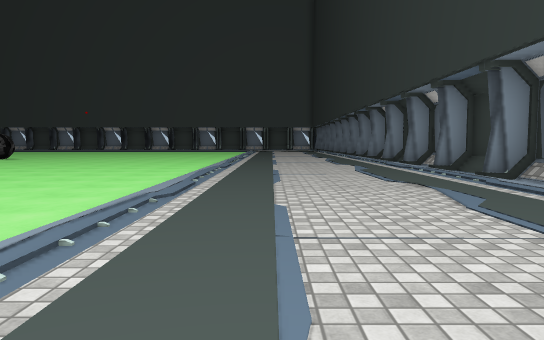
view 1 (above)

24 first-person views from a walk through a Unity game level. The camera is 1.2 m above the floor, tilts 4° down and sees 70° across. The floor is counted in squares, 2 m on a side. Each view is taken from the middle of a square. On the plan, view 1 faces up. The plan holds only what a view shows up to about 11 squares ahead; the rest is blank. The place goes on beyond the plan. The player is left out. Some surface patterns are stand-ins.

view 2
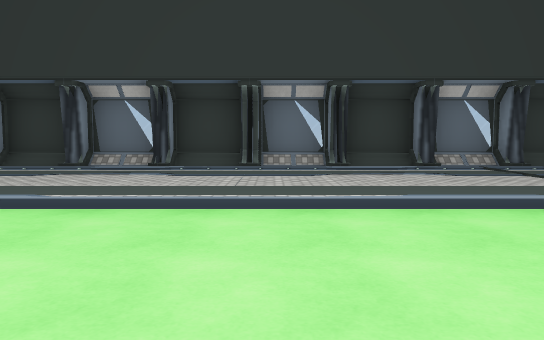

view 3
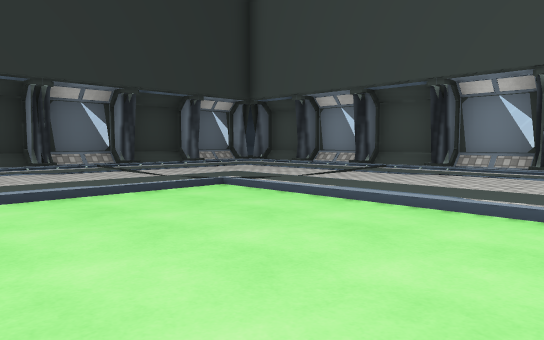

view 4
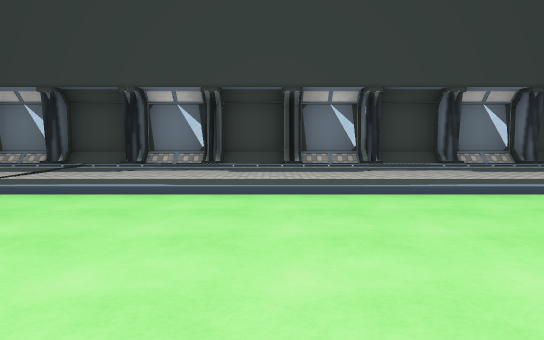

view 5
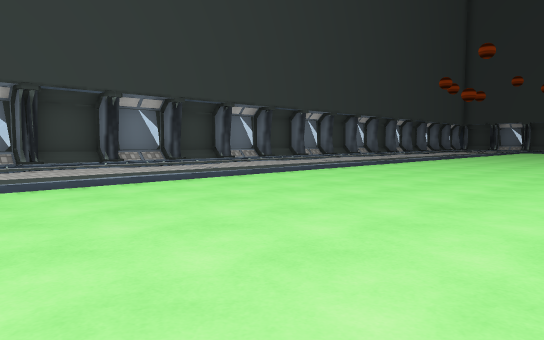

view 6
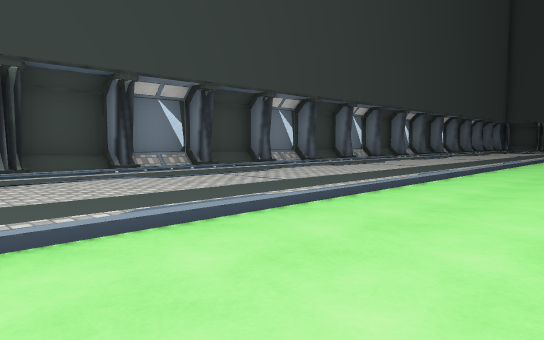

view 7
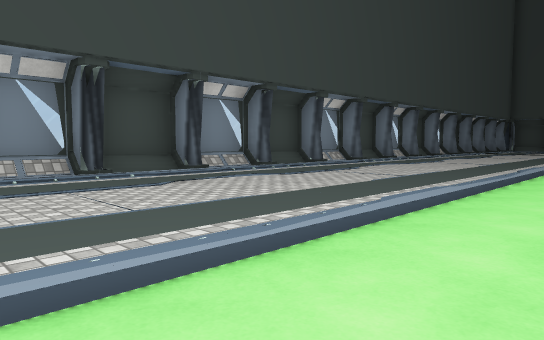

view 8
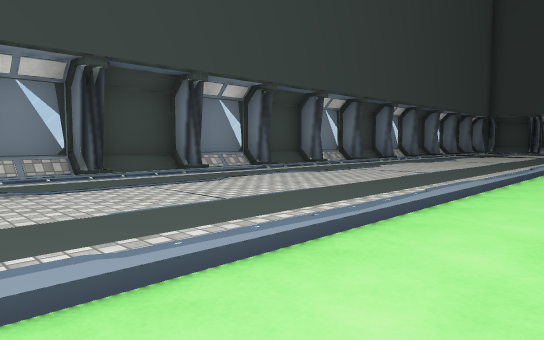

view 9
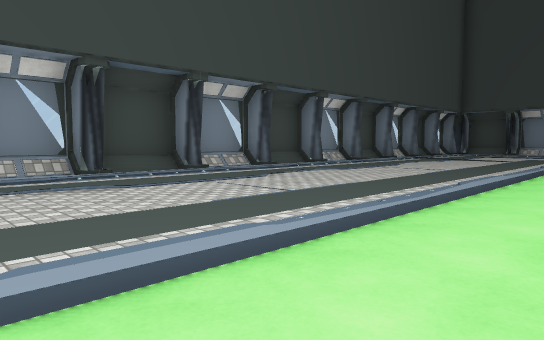

view 10
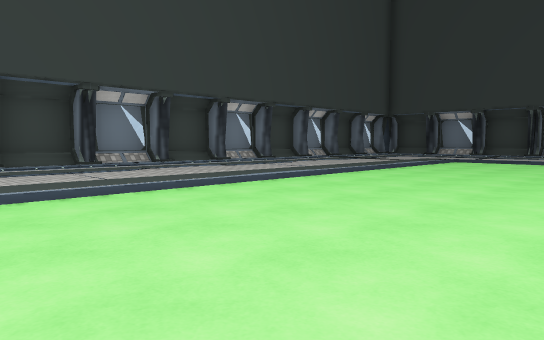

view 11
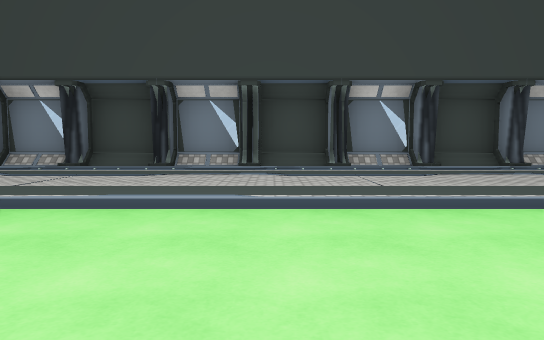

view 12
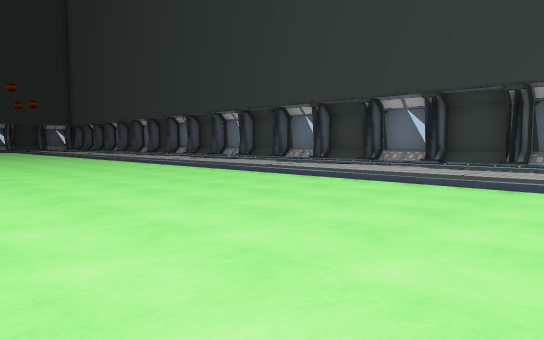

view 13
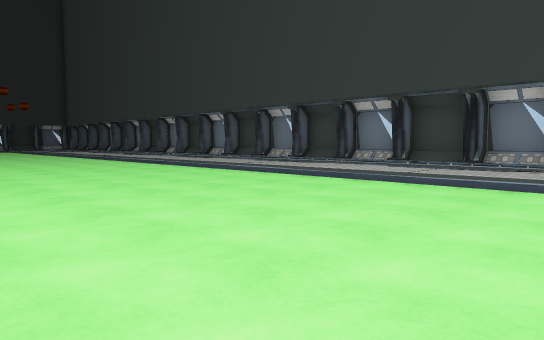

view 14
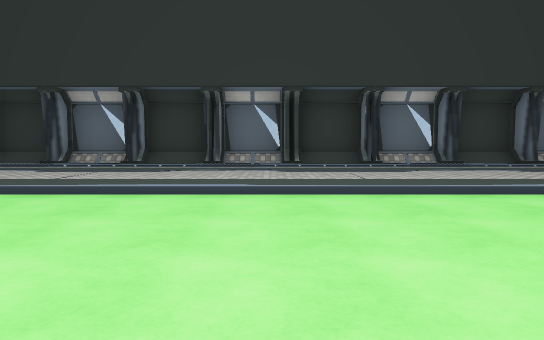

view 15
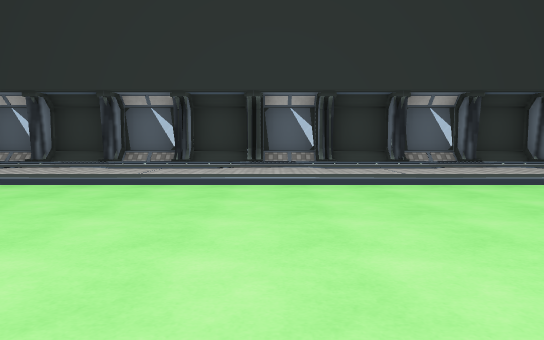

view 16
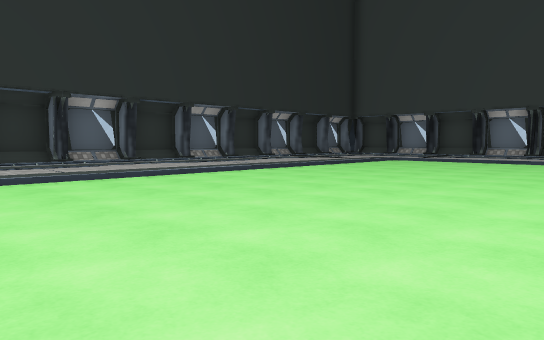

view 17
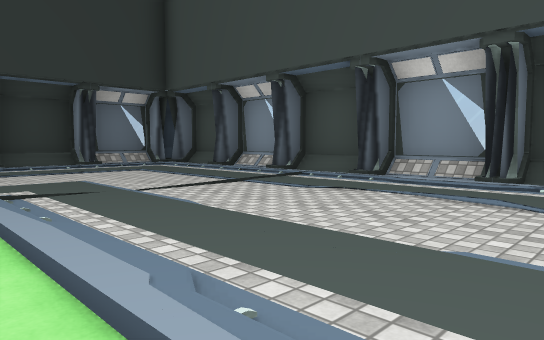

view 18
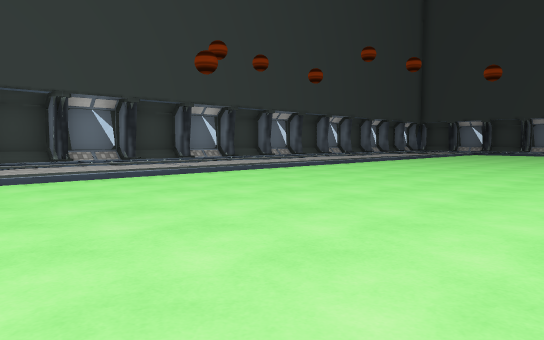

view 19
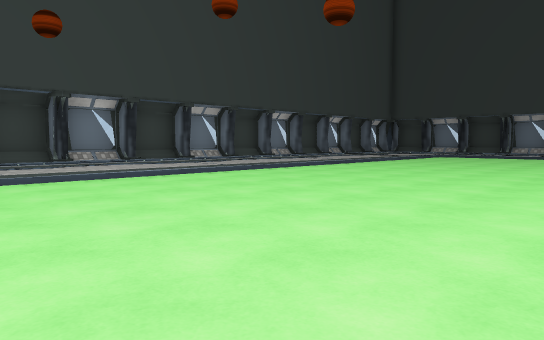

view 20
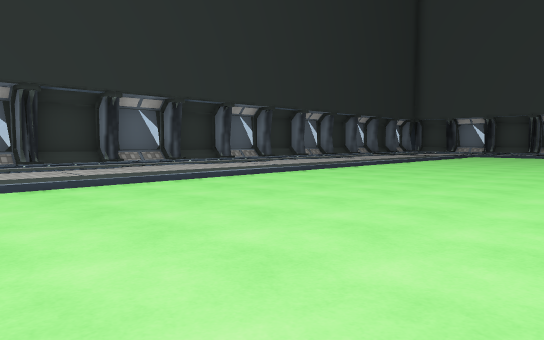

view 21
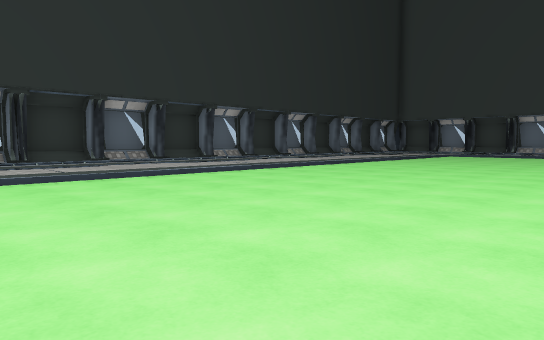

view 22
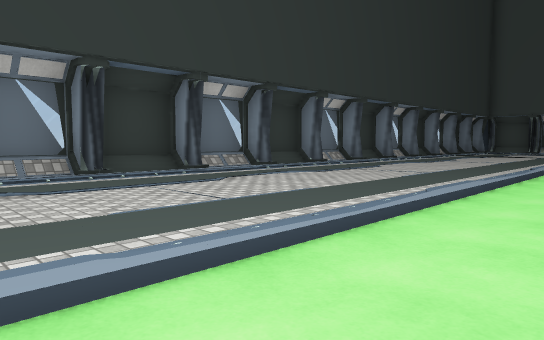

view 23
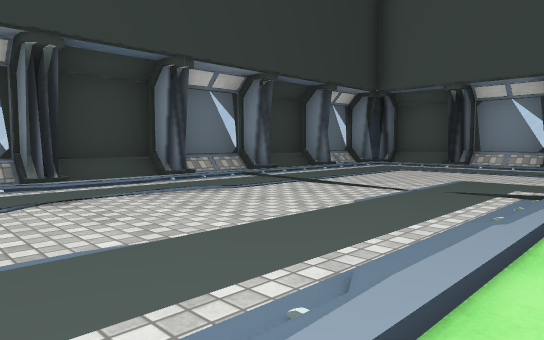

view 24
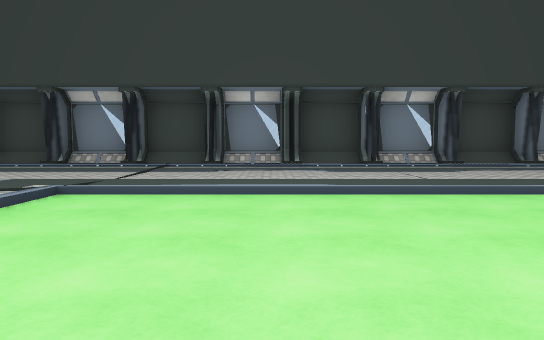

### Floor plan
Key: @ floor where view 1 was taken; # wall or solid block; . floor; / step, stairs or slope.
Columns run from 30 left of view 1 to 5 right of it. Each row starts with its distance up from view 1.
 15                       ............##
 14                       ............/#
 13                       ............##
 12                       ............/#
 11                        ...........##
 10                       ............/#
  9                       ............##
  8                       ............/#
  7                       ............##
  6                        .........../#
  5                        ...........##
  4             ........   .........../#
  3 .....  ............. .............##
  2 ................................../#
  1 ..................................##
  0 ..............................@.../#
 -1 ..................................##
 -2 ................................../#
 -3 ..................................##
 -4 ................................../#
 -5  .................................##
 -6 ................................../#
 -7 ................................../#
 -8 /#/#/#/#/#/#/#/#/#/#/#/#/#/#/#/#//##
 -9 ###################################

Where each view was taken, in squares from view 1:
view 1: 0 up, 0 right, facing up
view 2: 2 up, 5 left, facing right
view 3: 1 up, 6 left, facing down-right
view 4: 2 up, 6 left, facing down
view 5: 3 up, 6 left, facing down-left
view 6: 0 up, 7 left, facing down-left
view 7: 1 down, 10 left, facing down-left
view 8: 1 down, 14 left, facing down-left
view 9: 1 down, 18 left, facing down-left
view 10: 2 up, 19 left, facing down-left
view 11: 1 up, 25 left, facing down
view 12: 3 up, 29 left, facing down-right
view 13: 3 up, 30 left, facing down-right
view 14: 9 up, 6 left, facing right
view 15: 10 up, 7 left, facing right
view 16: 10 up, 8 left, facing down-right
view 17: 2 down, 6 left, facing down-right
view 18: 4 up, 11 left, facing down-left
view 19: 4 up, 15 left, facing down-left
view 20: 15 up, 7 left, facing down-right
view 21: 15 up, 8 left, facing down-right
view 22: 15 up, 3 left, facing down-right
view 23: 2 up, 2 left, facing down-right
view 24: 2 up, 4 left, facing down
